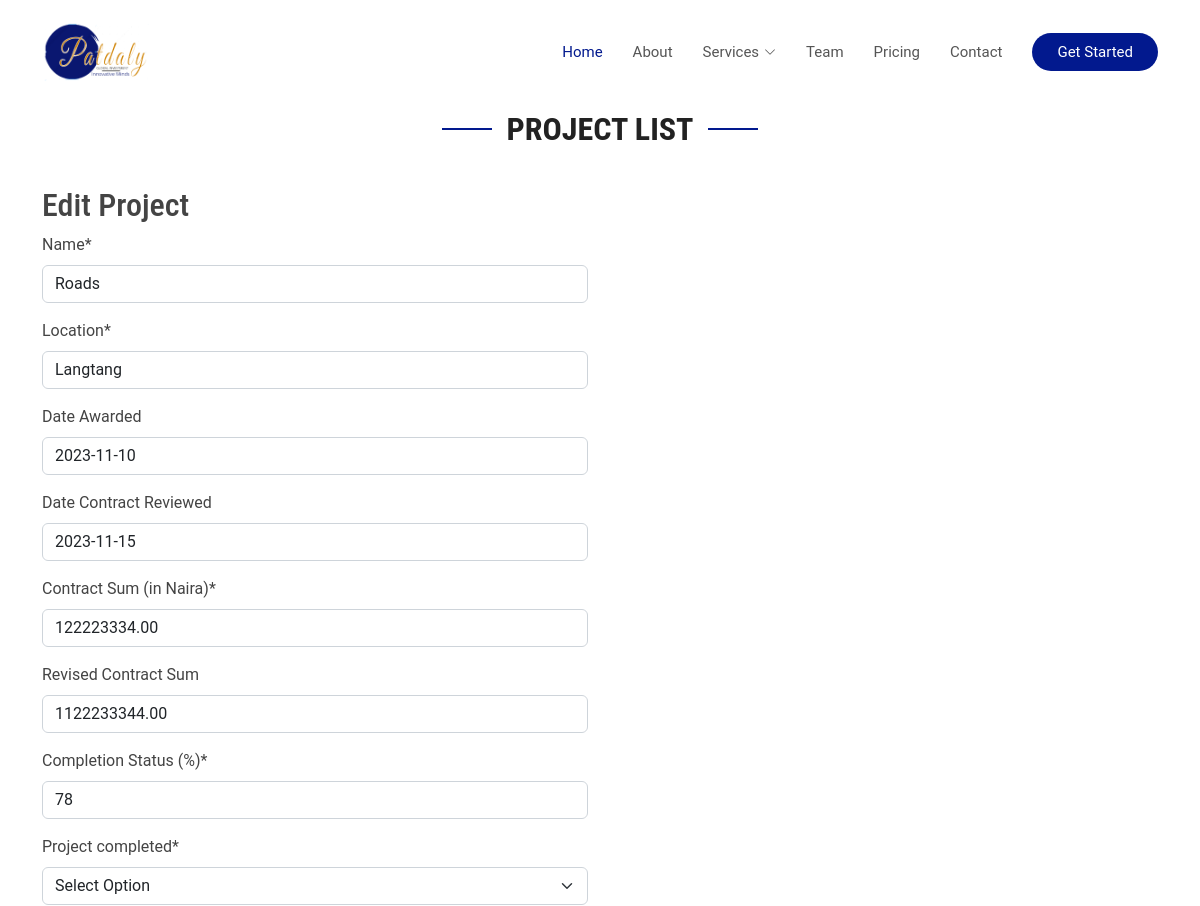
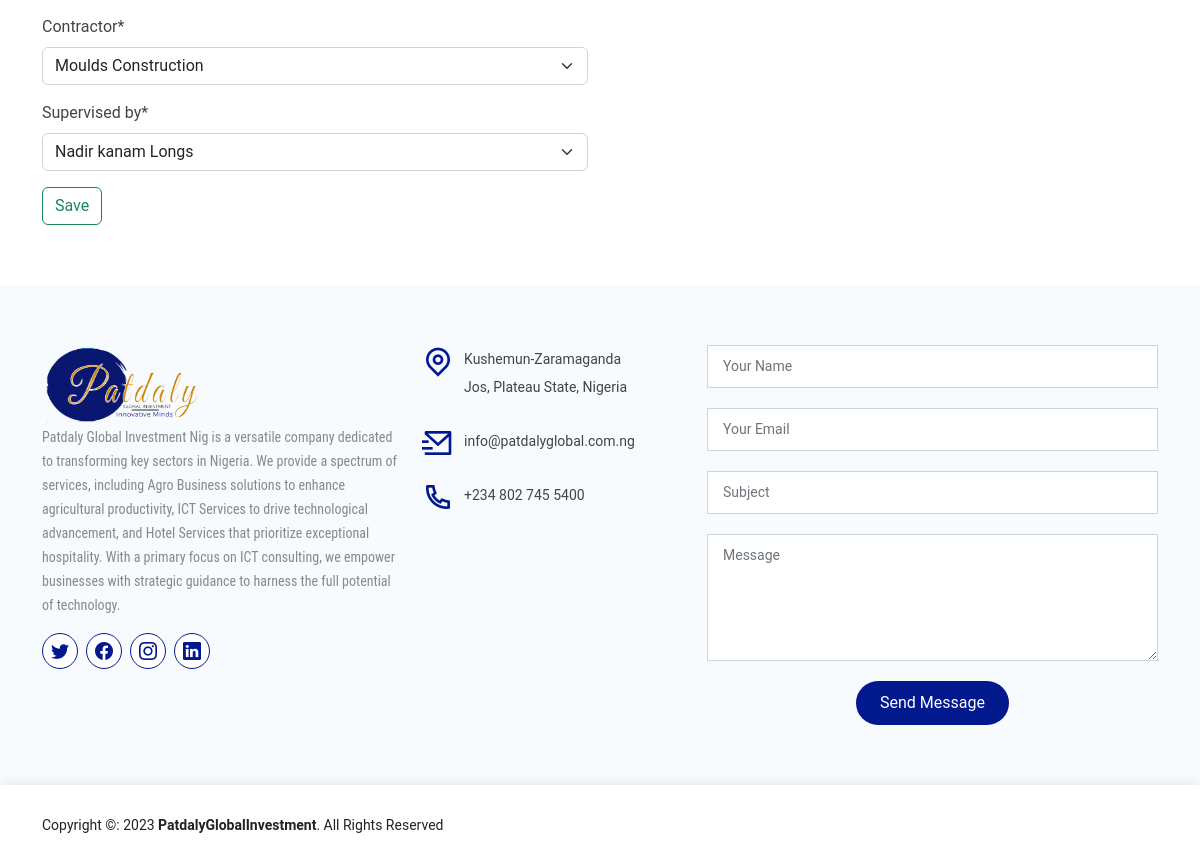
Screenshot of /projects/2/edit/ with the database file from the repository (2 pictures, top to bottom).
### patdalyapp/models.py (models this page shows, shortened)
class Project(models.Model):
    status_option = (
        ('', 'Select Option'),
        ('1', 'Yes'),
        ('2', 'No'),
    )
    name = models.CharField(max_length=255)
    code = models.CharField(max_length=20, unique=True, verbose_name='Code', editable=False)
    location = models.CharField(max_length=255)
    date_awarded = models.DateField(verbose_name='Date Awarded', null=True, blank=True, default=True)
    date_contract_reviewed = models.DateField(verbose_name='Date Contract Reviewed', null=True, blank=True)
    contract_sum = models.DecimalField(max_digits=15, decimal_places=2, verbose_name='Contract Sum (in Naira)')
    revised_contract_sum = models.DecimalField(max_digits=15, decimal_places=2, verbose_name='Revised Contract Sum', null=True, blank=True)
    completion_status = models.PositiveIntegerField(
        validators=[MinValueValidator(0), MaxValueValidator(100)],
        verbose_name='Completion Status (%)'
    )
    project_completed = models.CharField(max_length=4, choices=status_option)
    contractor = models.ForeignKey(Contractor, on_delete=models.CASCADE, verbose_name='Contractor')
    supervisor = models.ForeignKey(Supervisor, on_delete=models.CASCADE, verbose_name='Supervised by')

class Contractor(models.Model):
    name = models.CharField(max_length=255)
    address = models.TextField()
    phone_number = models.CharField(max_length=15, help_text='Enter phone number in the format +2348012345678', unique=True, verbose_name='Phone Number')
    rc_number = models.CharField(max_length=20, help_text='Enter RC Number in the format BN12345', unique=True, verbose_name='RC Number')
    def __str__(self):
        return self.name

class Supervisor(models.Model):
    name = models.CharField(max_length=255)
    department = models.CharField(max_length=255)
    id_number = models.CharField(max_length=20, unique=True, verbose_name='ID Number')
    def __str__(self):
        return self.name

### patdalyapp/views.py (the view)
# urls.py: path('projects/<int:pk>/edit/', project_edit, name='project_edit'),
def project_edit(request, pk):
    project = get_object_or_404(Project, pk=pk)
    if request.method == 'POST':
        form = ProjectForm(request.POST, instance=project)
        if form.is_valid():
            form.save()
            return redirect('project_list')
    else:
        form = ProjectForm(instance=project)
    return render(request, 'pms/project_form.html', {'form': form, 'title': 'Edit Project'})

### patdalyapp/forms.py
class ProjectForm(forms.ModelForm):
    class Meta:
        model = Project
        fields = '__all__'

### patdalyapp/templates/pms/project_form.html (shortened to what this page needs)
{% extends 'patdalyapp/base.html' %}
{% load static %}
{% load crispy_forms_tags %}
{% block content %}
    <section id="about" class="about">
    <div class="container">
        <div class="section-title" data-aos="fade-up">
            <h2>Project List</h2>
        </div>
        <div class="row content">
            <div class="col-lg-6" data-aos="fade-up" data-aos-delay="150">
    <h2>{{ title }}</h2>
    <form method="post" action="">
        {{ form | crispy }}
        <button type="submit" class="btn btn-outline-success">Save</button>
    </form>
</div>
        </div>
    </div>
</section>
{% endblock %}

### patdalyapp/static/patdalyapp/assets/css/style.css (style rules this page uses)
body { font-family: "Roboto", sans-serif; color: #444444; }
h1, h2, h3, h4, h5, h6 { font-family: "Roboto Condensed", sans-serif; }
section { padding: 60px 0; overflow: hidden; }
.section-title { text-align: center; padding-bottom: 30px; margin-top: 50px; }
.section-title h2 { font-size: 32px; font-weight: bold; text-transform: uppercase; position: relative; color: #222222; }
.section-title h2::before, .section-title h2::after { content: ""; width: 50px; height: 2px; background: #02198e; display: inline-block; }
.section-title h2::before { margin: 0 15px 10px 0; }
.section-title h2::after { margin: 0 0 10px 15px; }

### rows the page displays
Project: name "Roads", location "Langtang", date_awarded "2023-11-10", date_contract_reviewed "2023-11-15", contract_sum "122223334.00", revised_contract_sum "1122233344.00", completion_status "78", project_completed "Select Option", contractor "Moulds Construction", supervisor "Nadir kanam Longs"

### other values shown
{{ title }} "Edit Project"
